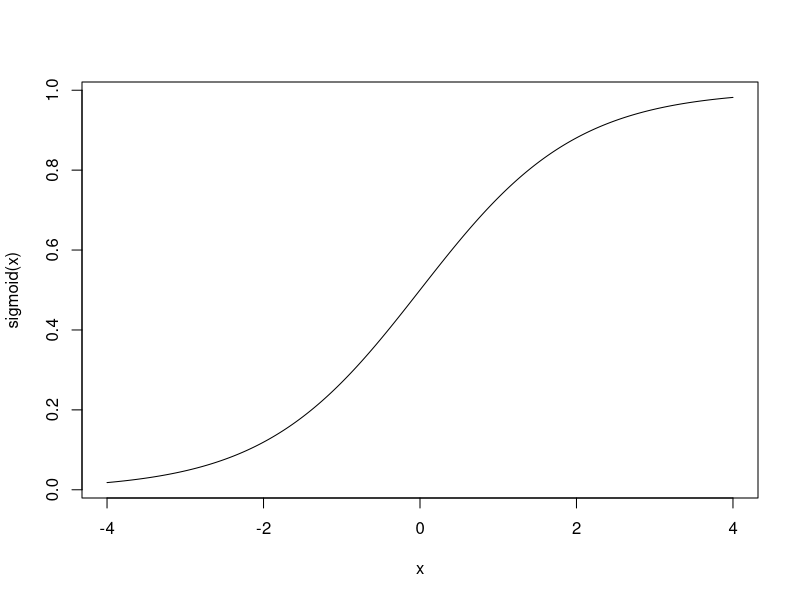
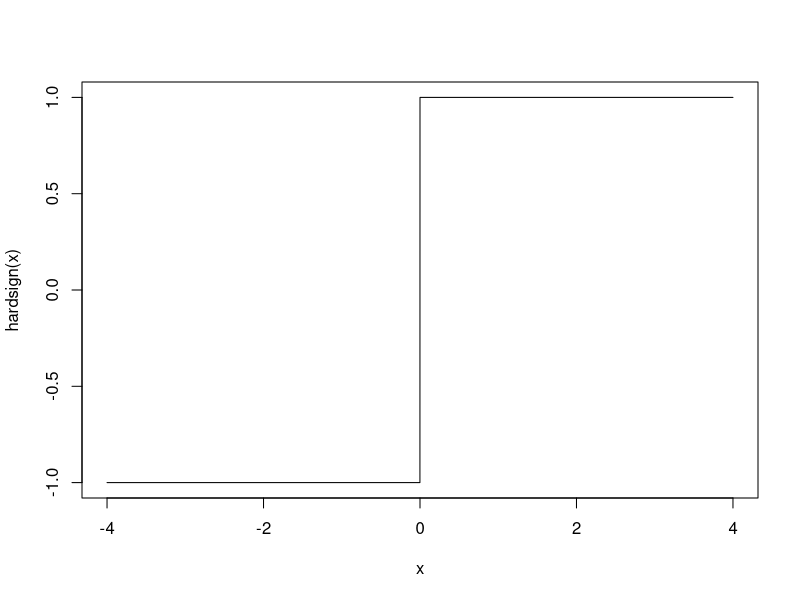
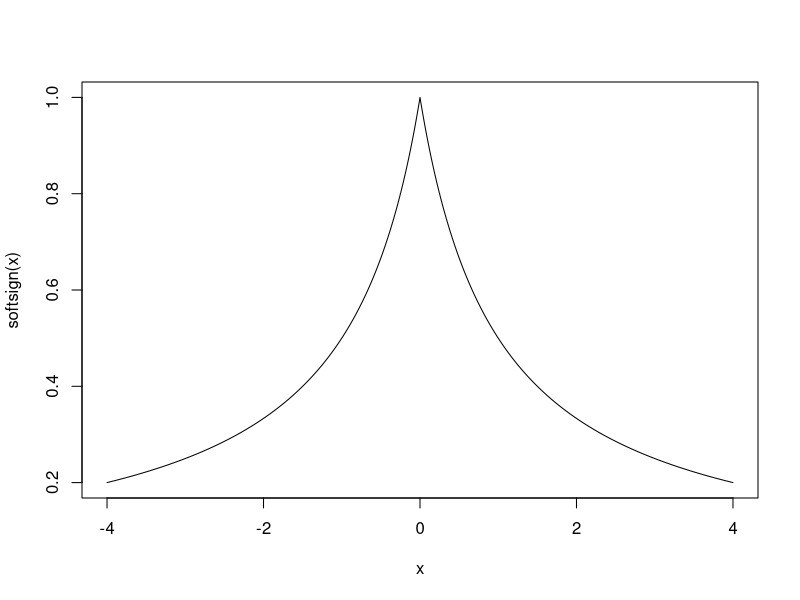
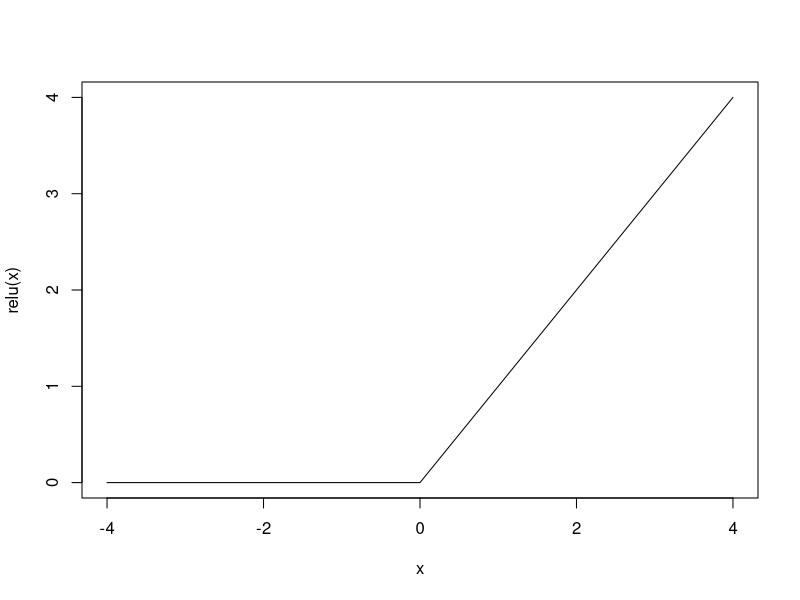
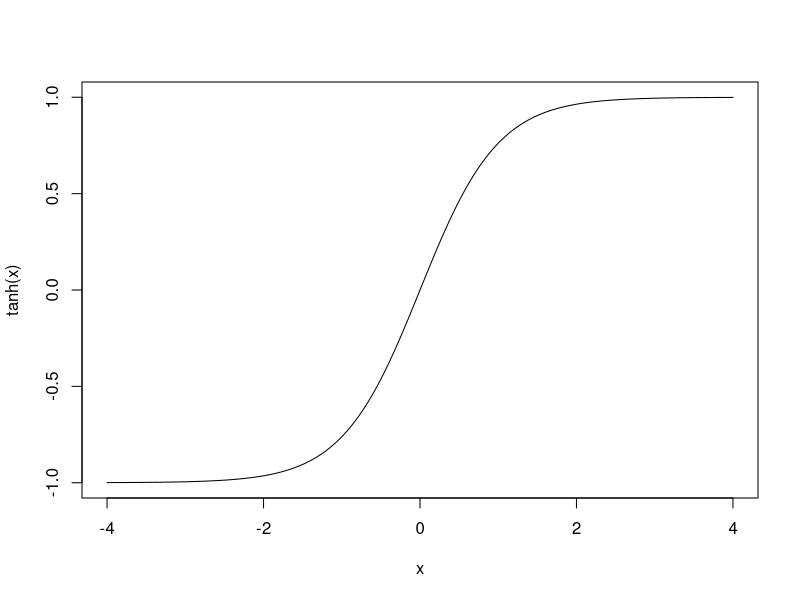
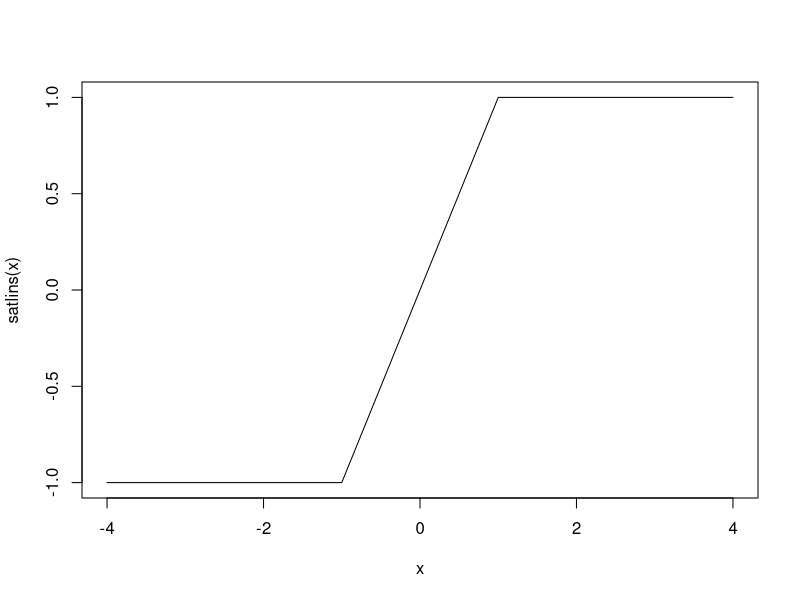

Write R code to recreate these figures, in order.
rm(list=ls(all=TRUE))
sigmoid <- function(x) {
  sig <- 1 / (exp(-x)+1)
}

hardsign <- function(x) {
  hard <- ifelse(x<0,-1,1)
}

softsign <- function(x) {
  sig <- 1 / (abs(x)+1)
}

relu <- function(x) {
  r <- ifelse(x<0, 0, x)
}

satlins <- function(x) {
  a <- ifelse(x<(-1), -1, ifelse(x>1, 1, x))
}

x = (-4000:4000)/1000

plot(x,sigmoid(x),type='l')
plot(x,hardsign(x),type='l')
plot(x,softsign(x),type='l')
plot(x,relu(x),type='l')
plot(x,tanh(x),type='l')
plot(x,satlins(x),type='l')
